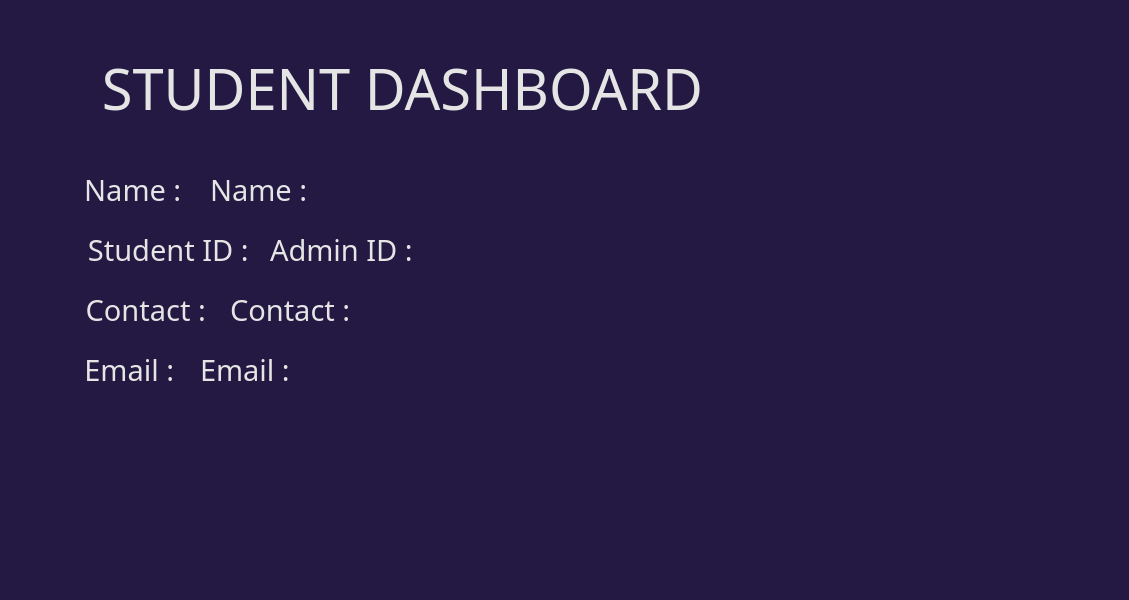
<?xml version="1.0" encoding="UTF-8"?>
<ui version="4.0">
 <class>Form</class>
 <widget class="QWidget" name="Form">
  <property name="geometry">
   <rect>
    <x>0</x>
    <y>0</y>
    <width>1129</width>
    <height>600</height>
   </rect>
  </property>
  <property name="windowTitle">
   <string>Form</string>
  </property>
  <property name="styleSheet">
   <string notr="true">background-color: rgb(35, 25, 66);</string>
  </property>
  <widget class="QLabel" name="label_3">
   <property name="geometry">
    <rect>
     <x>80</x>
     <y>170</y>
     <width>113</width>
     <height>40</height>
    </rect>
   </property>
   <property name="font">
    <font>
     <family>Montserrat Medium</family>
     <pointsize>22</pointsize>
    </font>
   </property>
   <property name="styleSheet">
    <string notr="true">color: rgb(229, 229, 229);
</string>
   </property>
   <property name="text">
    <string>Name : </string>
   </property>
   <property name="alignment">
    <set>Qt::AlignCenter</set>
   </property>
  </widget>
  <widget class="QLabel" name="label_5">
   <property name="geometry">
    <rect>
     <x>80</x>
     <y>290</y>
     <width>139</width>
     <height>40</height>
    </rect>
   </property>
   <property name="font">
    <font>
     <family>Montserrat Medium</family>
     <pointsize>22</pointsize>
    </font>
   </property>
   <property name="styleSheet">
    <string notr="true">color: rgb(229, 229, 229);
</string>
   </property>
   <property name="text">
    <string>Contact : </string>
   </property>
   <property name="alignment">
    <set>Qt::AlignCenter</set>
   </property>
  </widget>
  <widget class="QLabel" name="label_4">
   <property name="geometry">
    <rect>
     <x>80</x>
     <y>230</y>
     <width>184</width>
     <height>40</height>
    </rect>
   </property>
   <property name="font">
    <font>
     <family>Montserrat Medium</family>
     <pointsize>22</pointsize>
    </font>
   </property>
   <property name="styleSheet">
    <string notr="true">color: rgb(229, 229, 229);
</string>
   </property>
   <property name="text">
    <string>Student ID : </string>
   </property>
   <property name="alignment">
    <set>Qt::AlignCenter</set>
   </property>
  </widget>
  <widget class="QLabel" name="name">
   <property name="geometry">
    <rect>
     <x>210</x>
     <y>170</y>
     <width>661</width>
     <height>40</height>
    </rect>
   </property>
   <property name="font">
    <font>
     <family>Montserrat Light</family>
     <pointsize>22</pointsize>
    </font>
   </property>
   <property name="styleSheet">
    <string notr="true">color: rgb(229, 229, 229);
</string>
   </property>
   <property name="text">
    <string>Name : </string>
   </property>
   <property name="alignment">
    <set>Qt::AlignLeading|Qt::AlignLeft|Qt::AlignVCenter</set>
   </property>
  </widget>
  <widget class="QLabel" name="mail">
   <property name="geometry">
    <rect>
     <x>200</x>
     <y>350</y>
     <width>671</width>
     <height>40</height>
    </rect>
   </property>
   <property name="font">
    <font>
     <family>Montserrat Light</family>
     <pointsize>22</pointsize>
    </font>
   </property>
   <property name="styleSheet">
    <string notr="true">color: rgb(229, 229, 229);
</string>
   </property>
   <property name="text">
    <string>Email : </string>
   </property>
   <property name="alignment">
    <set>Qt::AlignLeading|Qt::AlignLeft|Qt::AlignVCenter</set>
   </property>
  </widget>
  <widget class="QLabel" name="contact">
   <property name="geometry">
    <rect>
     <x>230</x>
     <y>290</y>
     <width>651</width>
     <height>40</height>
    </rect>
   </property>
   <property name="font">
    <font>
     <family>Montserrat Light</family>
     <pointsize>22</pointsize>
    </font>
   </property>
   <property name="styleSheet">
    <string notr="true">color: rgb(229, 229, 229);
</string>
   </property>
   <property name="text">
    <string>Contact : </string>
   </property>
   <property name="alignment">
    <set>Qt::AlignLeading|Qt::AlignLeft|Qt::AlignVCenter</set>
   </property>
  </widget>
  <widget class="QLabel" name="id">
   <property name="geometry">
    <rect>
     <x>270</x>
     <y>230</y>
     <width>621</width>
     <height>40</height>
    </rect>
   </property>
   <property name="font">
    <font>
     <family>Montserrat Light</family>
     <pointsize>22</pointsize>
    </font>
   </property>
   <property name="styleSheet">
    <string notr="true">color: rgb(229, 229, 229);
</string>
   </property>
   <property name="text">
    <string>Admin ID : </string>
   </property>
   <property name="alignment">
    <set>Qt::AlignLeading|Qt::AlignLeft|Qt::AlignVCenter</set>
   </property>
  </widget>
  <widget class="QLabel" name="label_2">
   <property name="geometry">
    <rect>
     <x>60</x>
     <y>50</y>
     <width>685</width>
     <height>77</height>
    </rect>
   </property>
   <property name="font">
    <font>
     <family>Montserrat ExtraBold</family>
     <pointsize>42</pointsize>
    </font>
   </property>
   <property name="styleSheet">
    <string notr="true">background:None;
color: rgb(229, 229, 229);
image:None;
</string>
   </property>
   <property name="text">
    <string>STUDENT DASHBOARD</string>
   </property>
   <property name="alignment">
    <set>Qt::AlignCenter</set>
   </property>
  </widget>
  <widget class="QLabel" name="label_6">
   <property name="geometry">
    <rect>
     <x>80</x>
     <y>350</y>
     <width>106</width>
     <height>40</height>
    </rect>
   </property>
   <property name="font">
    <font>
     <family>Montserrat Medium</family>
     <pointsize>22</pointsize>
    </font>
   </property>
   <property name="styleSheet">
    <string notr="true">color: rgb(229, 229, 229);
</string>
   </property>
   <property name="text">
    <string>Email : </string>
   </property>
   <property name="alignment">
    <set>Qt::AlignCenter</set>
   </property>
  </widget>
 </widget>
 <resources/>
 <connections/>
</ui>
